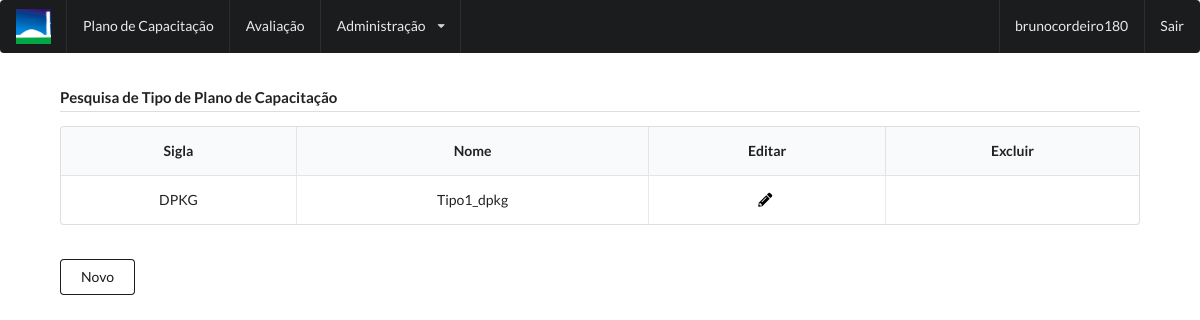
Page /tipo/ (signed in) on the committed database.
### novo_capacita/models.py (models this page shows, shortened)
class Tipo_Plano_Capacitacao(models.Model):
    cod_tipo_plano_capacitacao = models.AutoField(primary_key=True)
    sgl_tipo_plano_capacitacao = models.CharField(max_length = 6, null=False)
    nome_tipo_plano_capacitacao = models.CharField(max_length= 200, null=False)
    ind_excluido = models.DecimalField(default=0,decimal_places=0, max_digits=2)
    class Meta:
        db_table = 'Tipo_Plano_Capacitacao'

### novo_capacita/views.py (the view)
# urls.py: url(r'^tipo/$', views.tipo, name='tipo'),
def tipo(request):
    tipos = Tipo_Plano_Capacitacao.objects.all()
    return render(request, 'novo_capacita/tipo_plano.html', {'tipos' : tipos})

### novo_capacita/templates/novo_capacita/tipo_plano.html
{% extends 'novo_capacita/base.html' %}
{% block content %}
    <div class="table_div">
        <h4 class="ui dividing header">Pesquisa de Tipo de Plano de Capacitação</h4>
        <table class="ui celled padded table">
            <thead>
                <tr class="center aligned">
                    <th>Sigla</th>
                    <th>Nome</th>
                    <th>Editar</th>
                    <th>Excluir</th>
                </tr>
            </thead>
            <tbody>
                {% for tipo in tipos %}
                    <tr class="center aligned">
                        <td>{{tipo.sgl_tipo_plano_capacitacao}}</td>
                        <td>{{tipo.nome_tipo_plano_capacitacao}}</td>
                        <td><a class="links" href="{% url 'tipo_edit' tipo.cod_tipo_plano_capacitacao %}"><i class="pencil icon"></i></a></td>
                        <td></td>
                    </tr>
                {% endfor %}
            </tbody>
        </table>
        <br>
        <a href="/tipo/new/"><button class="ui button basic secondary">Novo</button></a>
    </div>
    {% endblock %}

### novo_capacita/templates/novo_capacita/base.html (shortened to what this page needs)
{% load staticfiles %}
<!DOCTYPE html>
<html>
<head>
    <link rel="stylesheet" href="{% static 'css/semantic.min.css' %}">
    <link rel="stylesheet" href="{% static 'css/table.css' %}">
</head>
<body>
    <div class="ui inverted menu">
        <div class="item">
            <img src="{% static 'images/senado.png' %}">
        </div>
        <a href="/plano/" class="item">Plano de Capacitação</a>
        <a class="item">Avaliação</a>
        <div class="ui dropdown item">
            Administração
            <i class="dropdown icon"></i>
        </div>
        {% if user.is_authenticated %}
        <div class="right menu">
            <div class="ui item">
                {{ user.username }}
            </div>
            <a class="ui item" href="/logout/">
                Sair
            </a>
        </div>
        {% endif %}
    </div>
        {% if user.is_authenticated %}
            {% block content %}
            {% endblock %}
        {% else %}
            <div class="ui container">
                <h4 class="ui dividing header">Você não está logado, por favor realize o login</h4>
                <a href="{% url 'cas_ng_login' %}">login</a>
            </div>
        {% endif %}
</body>
</html>

### novo_capacita/static/css/table.css (style rules this page uses)
.table_div { padding-left: 5%; padding-right: 5%; padding-top: 2%; }
.links { -webkit-appearance: none; color: rgb(0, 0, 0); }

### rows in the picture
Tipo_Plano_Capacitacao: sgl_tipo_plano_capacitacao "DPKG", nome_tipo_plano_capacitacao "Tipo1_dpkg"

### other values in the picture
{{ user.username }} "brunocordeiro180"
